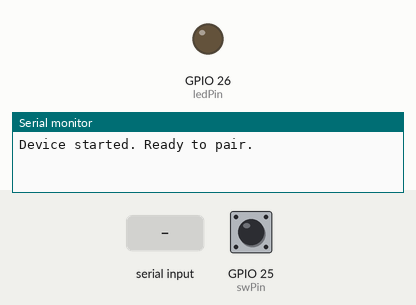
Recording of a sketch running on a simulated ESP32. Shown: output pins drawn as LEDs (lit = HIGH), the last lines printed to the serial monitor. Inputs (shaded band) come from the test bench; at power-on: GPIO 25 (swPin) HIGH. Nothing arrives over Bluetooth unless stated.

Above: at 1.2 s.
1.3 s: "1" received over the second serial link
At 1.7 s:
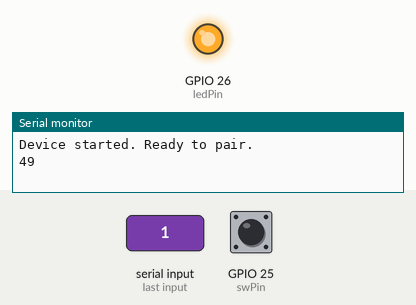
2.8 s: "0" received over the second serial link
At 3.9 s:
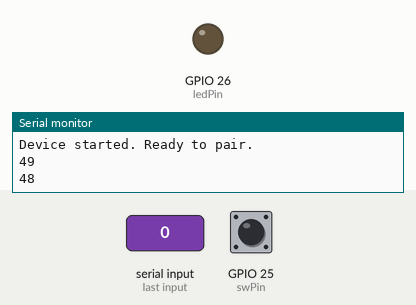
Timing chart, 0 to 5.8 s (numbered marks = the images above; inputs shaded):
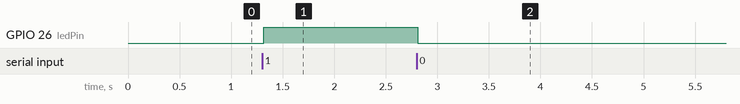

The sketch:

ledControl.ino
```cpp
//ESP32 Bluetooth sketch
//Adapted from: Evandro Copercini - 2018

#include "BluetoothSerial.h"

String device_name = "my_ESP32_device";

#if !defined(CONFIG_BT_ENABLED) || !defined(CONFIG_BLUEDROID_ENABLED)
#error Bluetooth is not enabled! Please run `make menuconfig` to and enable it
#endif

#define ledPin 26 // led connected to GPIO26
#define swPin 25   // momentary switch connected to GPIO25
#define analogPin 33 // to take analog reading (0-4095 divs = 0-3.3V)

BluetoothSerial SerialBT;

void setup() {
  pinMode(ledPin,OUTPUT); // set ledPin to output mode
  pinMode(swPin,INPUT_PULLUP); // set swPin to input pullup mode
  Serial.begin(115200);               // start the serial monitor
  SerialBT.begin(device_name); // Bluetooth device name
  Serial.println("Device started. Ready to pair.");
}

void loop() {
  if (Serial.available()) {
    SerialBT.write(Serial.read());
  }
  if (SerialBT.available()) {
    byte BTdata=SerialBT.read();
    if(BTdata=='1'){
      digitalWrite(ledPin,HIGH);
      SerialBT.println("LED ON");
    }else if(BTdata=='0'){
      digitalWrite(ledPin,LOW);
      SerialBT.println("LED OFF");
    }
    Serial.println(BTdata); // parrot the value to the Serial monitor
  }
  if(digitalRead(swPin)==LOW){   // if button pushed
    int reading=analogRead(analogPin);
    SerialBT.println(reading);
    Serial.print(reading);
    delay(500);
  }
  delay(20);
}
```

Measured:
- after the input at 1.3 s, GPIO 26 (ledPin): LOW → HIGH at once
- after the input at 2.8 s, GPIO 26 (ledPin): HIGH → LOW at once
